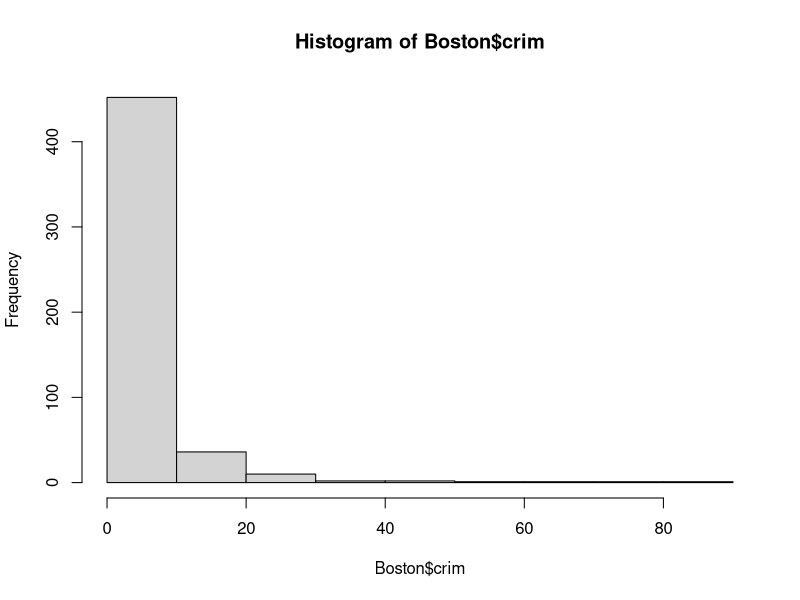
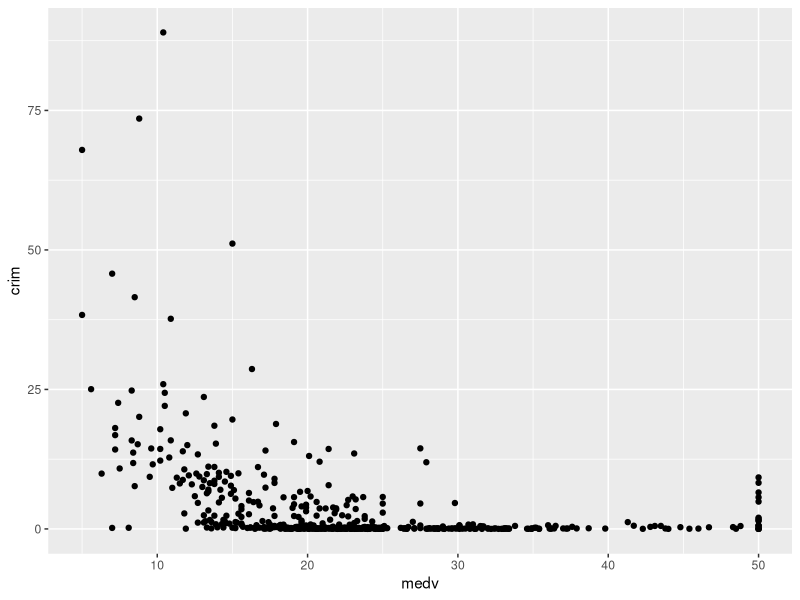
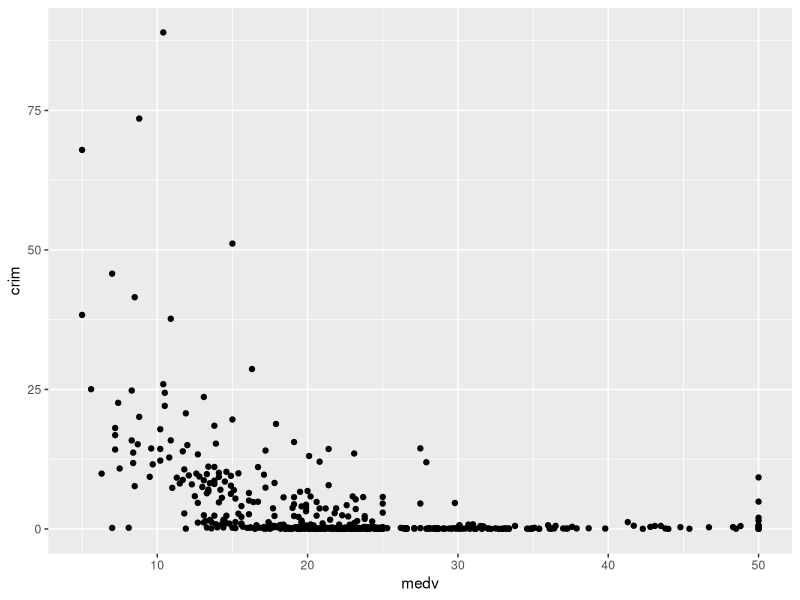
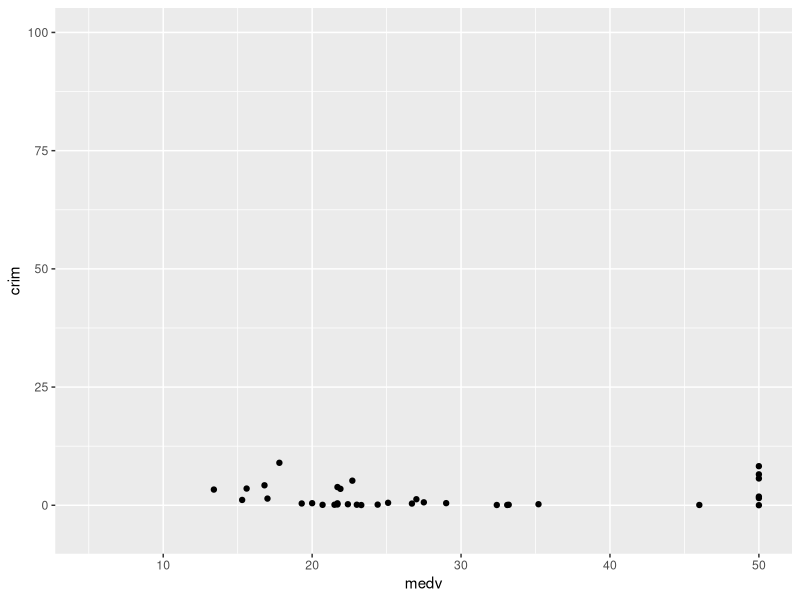

Generate these figures, in order, with R:
## ---- chunk 1
knitr::opts_chunk$set(echo = TRUE)
## ---- chunk 2
library(MASS)
summary(Boston$crim)
hist(Boston$crim)
## ---- chunk 3
X <- split(Boston, Boston$crim>25)
lowcrim <- X[[1]]
highcrim <- X[[2]]
## ---- chunk 4
summary(lowcrim$ptratio)
summary(highcrim$ptratio)
## ---- chunk 5
summary(lowcrim$tax)
summary(highcrim$tax)

## ---- chunk 6
summary(lowcrim$medv)
summary(highcrim$medv)
## ---- chunk 7
library(ggplot2)
ggplot(Boston, aes(y=crim, x=medv))+
  geom_point()
## ---- chunk 8
R <- split(Boston, Boston$chas == 1)
bounds <- R[[1]]
dnbound <- R[[2]]

ggplot(bounds, aes(y=crim, x=medv))+
  geom_point()
## ---- chunk 9
ggplot(dnbound, aes(y=crim, x=medv))+
  geom_point()+
  xlim(5,50)+ ylim(-5,100)
